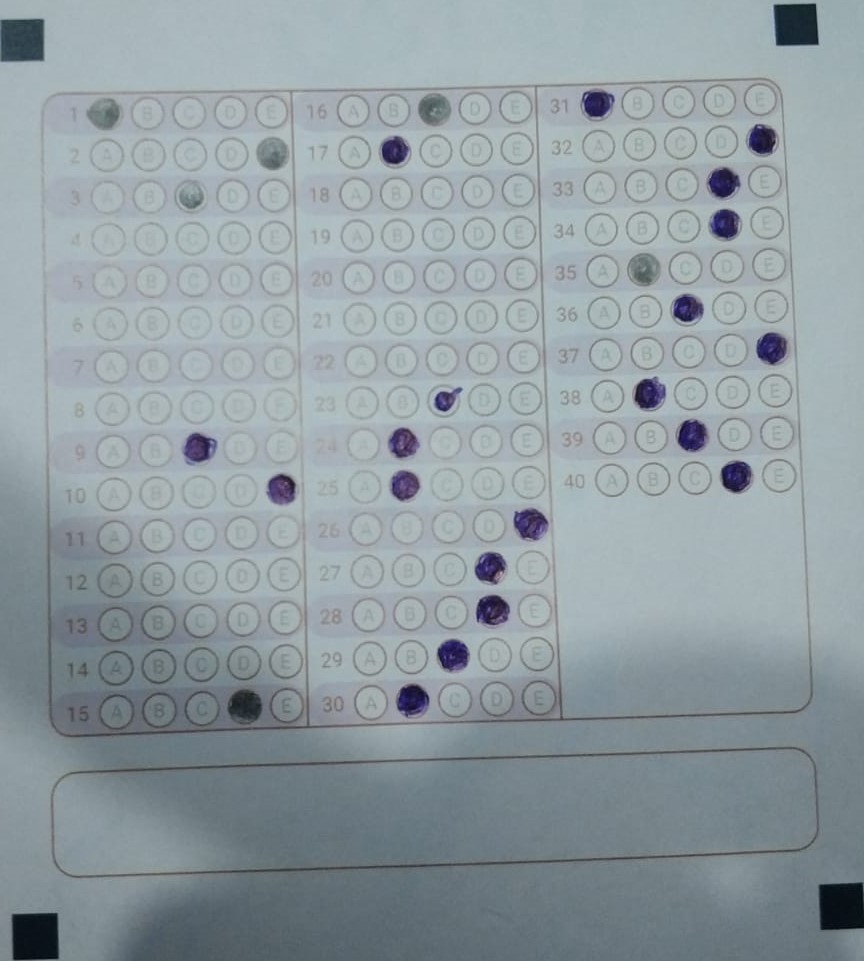
#> input picture v6-yeni kullanıcı/ornekler/4.jpg, 864 x 961 px, given in place of 4.jpeg, which was not available
$ python 'iş-teslim.py'
#> lines starting #> are read from the running program, lines starting #| are printed output that depends on the picture; after the words box and inside, x2 and y2 are one past the last pixel; in counts of white or black regions, pixels touching at a corner belong together; pictures that were not available may be replaced by others from this repository, and a replacement may not be noted
### v3/utils.py
# -*- coding: utf-8 -*-
"""
Created on Sun Jan 24 13:38:45 2021

@author: yazılım
"""


"""

utils

"""

import cv2

import numpy as np

## TO STACK ALL THE IMAGES IN ONE WINDOW
# [35 lines left out: function stackImages, not called in this run]

def reorder(myPoints):

    myPoints = myPoints.reshape((4, 2)) # REMOVE EXTRA BRACKET
    #print(myPoints)
    myPointsNew = np.zeros((4, 1, 2), np.int32) # NEW MATRIX WITH ARRANGED POINTS
    add = myPoints.sum(1)
    #print(add)
    #print(np.argmax(add))
    myPointsNew[0] = myPoints[np.argmin(add)]  #[0,0]
    myPointsNew[3] =myPoints[np.argmax(add)]   #[w,h]
    diff = np.diff(myPoints, axis=1)
    myPointsNew[1] =myPoints[np.argmin(diff)]  #[w,0]
    myPointsNew[2] = myPoints[np.argmax(diff)] #[h,0]
    #print(diff)

    return myPointsNew

def rectContour(contours):

    rectCon = []
    max_area = 0
    for i in contours:
        area = cv2.contourArea(i)
        #print(area)
        if area > 50:
            peri = cv2.arcLength(i, True)
            approx = cv2.approxPolyDP(i, 0.02 * peri, True)
            #print("koşeler:",len(approx))
            if len(approx) == 4:
                rectCon.append(i)
    #print(rectCon)
    rectCon = sorted(rectCon, key=cv2.contourArea,reverse=True)
    #print(len(rectCon))
    return rectCon

def getCornerPoints(cont):
    peri = cv2.arcLength(cont, True) # LENGTH OF CONTOUR
    approx = cv2.approxPolyDP(cont, 0.02 * peri, True) # APPROXIMATE THE POLY TO GET CORNER POINTS
    return approx

# [47 lines left out: functions splitBoxes, drawGrid, showAnswers, not called in this run]

### v3/iş-teslim.py
# -*- coding: utf-8 -*-
"""
Created on Wed Feb  3 13:17:12 2021

@author: yazılım
"""


"""

Batuhan ökmen bionluk iş teslim

"""


# -*- coding: utf-8 -*-
"""
Created on Thu Jan 28 15:54:59 2021

@author: yazılım
"""


"""

Hepsi


"""


import json
from imutils.perspective import four_point_transform
from imutils import contours
import numpy as np
import argparse
import imutils
import cv2
import utils


sozluk={"0":"a",
"1":"b",
"2":"c",
"3":"ç",
"4":"d",
"5":"e",
"6":"f",
"7":"g",
"8":"ğ",
"9":"h",
"10":"ı",
"11":"i",
"12":"j",
"13":"k",
"14":"l",
"15":"m",
"16":"n",
"17":"o",
"18":"ö",
"19":"p",
"20":"r",
"21":"s",
"22":"ş",
"23":"t",
"24":"u",
"25":"ü",
"26":"v",
"27":"y",
"28":"z"}


path = "Testler/4.jpeg"

heightImg = 700
widthImg  = 700
try:

    img= cv2.imread(path)
#> img is the input picture: shape (961, 864, 3); mean B, G, R 162, 156.7, 145.2

    #hazırlık ^^^^^^^^^^^^
    img= cv2.resize(img,(widthImg,heightImg))
#> img: shape (700, 700, 3)

    imgContours = img.copy()
    imgBiggestContours = img.copy()

    imgGray = cv2.cvtColor(img,cv2.COLOR_BGR2GRAY)
    imgBlur = cv2.GaussianBlur(imgGray,(5,5),1)
    imgCanny = cv2.Canny(imgBlur,10,50)
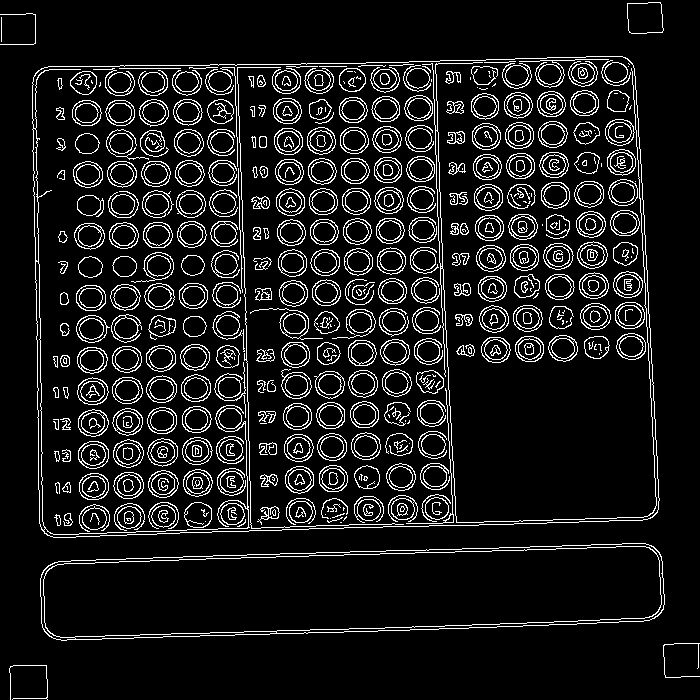
#> imgCanny: shape (700, 700); 9.9% white in thin lines or dots

    contours, hierarchy = cv2.findContours(imgCanny,cv2.RETR_EXTERNAL,cv2.CHAIN_APPROX_NONE)
#> contours = 7 contours, 4 with area under 20; largest, box (x1, y1, x2, y2) and area: (32, 56, 660, 538) 284822, (40, 543, 665, 641) 48893, (627, 2, 664, 34) 1020
    cv2.drawContours(imgContours,contours,-1,(0,255,0),10)
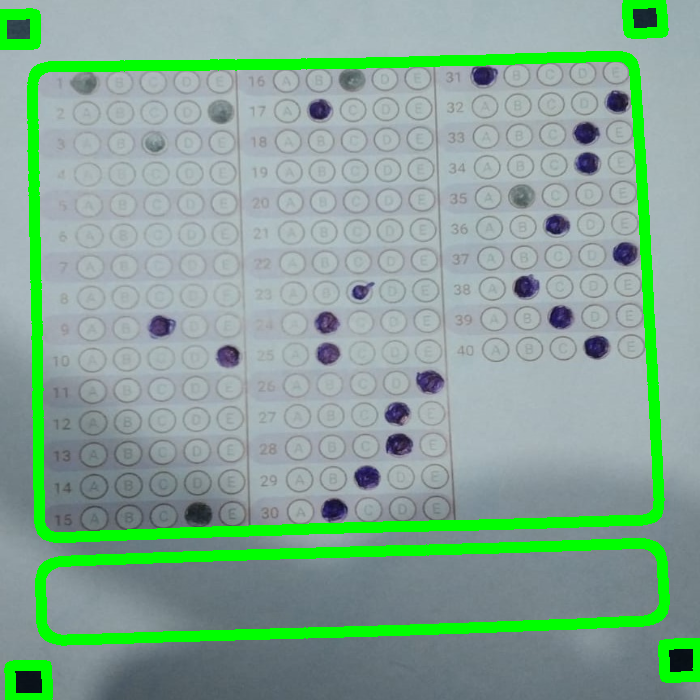
#> imgContours: shape (700, 700, 3); mean B, G, R 149.4, 167.1, 133.8
    rectCon= utils.rectContour(contours)
#> the loop in rectContour, `for i in contours:` made 7 passes
#> (area, peri, approx) on passes 3, 4, 7: (48893, 1392.1, [[662, 561], [58, 561], [41, 623], [643, 621]]), (284821.5, 2174.1, [[632, 63], [38, 70], [44, 533], [652, 517]]), (1020.5, 128.7, [[660, 2], [627, 3], [629, 32], [662, 32]])
#> after the loop in rectContour, `for i in contours:`: rectCon = 3 contours; box (x1, y1, x2, y2) and area: (32, 56, 660, 538) 284822, (40, 543, 665, 641) 48893, (627, 2, 664, 34) 1020

    #cv2.imshow("gosterme paper", imgContours)
    #cv2.waitKey(0)

    #ad-soyad kısmı
    biggestContour_1 = utils.getCornerPoints(rectCon[0])
#> in getCornerPoints, `peri = cv2.arcLength(cont, True)`: peri = 2174.1
#> in getCornerPoints, `approx = cv2.approxPolyDP(cont, 0.02 * peri, True)`: approx = [[632, 63], [38, 70], [44, 533], [652, 517]]
#> biggestContour_1 = [[632, 63], [38, 70], [44, 533], [652, 517]]
    #sosyal kısmı
    biggestContour_2 = utils.getCornerPoints(rectCon[1])
#> biggestContour_2 = [[662, 561], [58, 561], [41, 623], [643, 621]]
    #fen kısmı
    biggestContour_3=utils.getCornerPoints(rectCon[2])
#> biggestContour_3 = [[660, 2], [627, 3], [629, 32], [662, 32]]
    #matematik
    biggestContour_4=utils.getCornerPoints(rectCon[3])
    #Türkçe kısmı
    biggestContour_5=utils.getCornerPoints(rectCon[4])
    #Kurum kodu
    biggestContour_6=utils.getCornerPoints(rectCon[5])
    #Sınav Kodu
    biggestContour_7=utils.getCornerPoints(rectCon[6])
    #ögr no
    biggestContour_8=utils.getCornerPoints(rectCon[7])
    #gereksiz
    biggestContour_9=utils.getCornerPoints(rectCon[8])
    # [6 lines of commented-out code are left out]

    cv2.drawContours(imgBiggestContours,biggestContour_1,-1,(0,255,0),20)
    cv2.drawContours(imgBiggestContours,biggestContour_2,-1,(255,200,0),20)
    cv2.drawContours(imgBiggestContours,biggestContour_3,-1,(100,255,0),20)
    cv2.drawContours(imgBiggestContours,biggestContour_4,-1,(255,0,59),20)
    cv2.drawContours(imgBiggestContours,biggestContour_5,-1,(45,255,79),20)
    cv2.drawContours(imgBiggestContours,biggestContour_6,-1,(255,99,67),20)
    cv2.drawContours(imgBiggestContours,biggestContour_7,-1,(89,255,98),20)
    cv2.drawContours(imgBiggestContours,biggestContour_8,-1,(0,255,0),20)
    cv2.drawContours(imgBiggestContours,biggestContour_9,-1,(255,235,99),20)
    #cv2.drawContours(imgBiggestContours,biggestContour_10,-1,(0,255,0),20)


    #cv2.imshow("gosterme paper", imgBiggestContours)
    #cv2.waitKey(0)
except:

    imgBiggestContours = img.copy()

    biggestContour_1 = utils.getCornerPoints(rectCon[0])

    cv2.drawContours(imgBiggestContours,biggestContour_1,-1,(0,255,0),20)
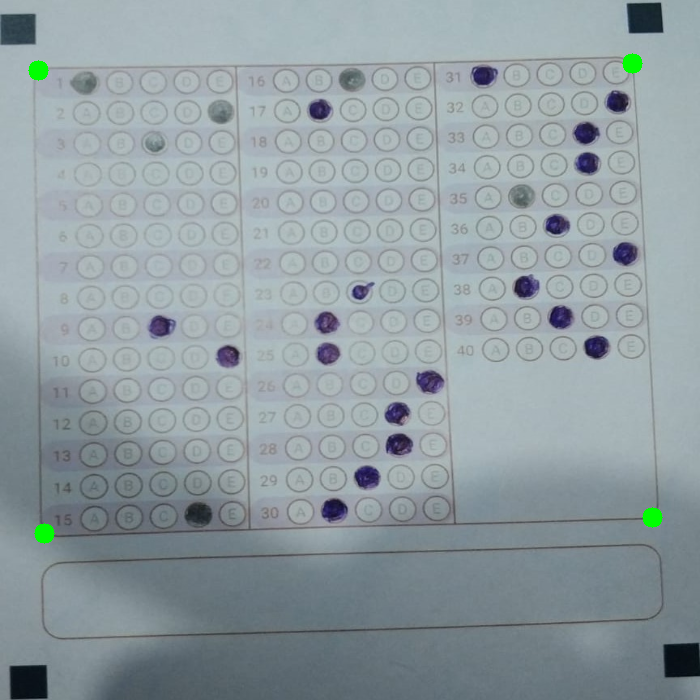
#> imgBiggestContours: shape (700, 700, 3); mean B, G, R 161.5, 156.8, 144.7

    biggestContour=utils.reorder(biggestContour_1)
#> in reorder, `myPoints = myPoints.reshape((4, 2))`: myPoints = [[632, 63], [38, 70], [44, 533], [652, 517]]
#> in reorder, `add = myPoints.sum(1)`: add = [695, 108, 577, 1169]
#> in reorder, `diff = np.diff(myPoints, axis=1)`: diff = [-569, 32, 489, -135]
#> biggestContour = [[38, 70], [632, 63], [44, 533], [652, 517]]


    #cv2.imshow("gosterme paper", imgBiggestContours)
    #cv2.waitKey(0)


    heightImg = 1080
    widthImg  = 720
    #imgBiggestContours = cv2.resize(imgBiggestContours, (heightImg, widthImg))


    pt1= np.float32(biggestContour)
#> pt1 = [[38, 70], [632, 63], [44, 533], [652, 517]]
    pt2 = np.float32([[0,0],[widthImg,0],[0,heightImg],[widthImg,heightImg]])
    matrix = cv2.getPerspectiveTransform(pt1,pt2)
#> matrix = [[1.19, -0.0155, -44.23], [0.0282, 2.39, -168.7], [-3.08e-05, 5.29e-05, 1]]
    imgWarpColored= cv2.warpPerspective(img,matrix,(widthImg,heightImg))

    #cv2.imshow("cropped", imgWarpColored)
    #cv2.waitKey(0)


    img= imgWarpColored

    #hazırlık ^^^^^^^^^^^^
    img= cv2.resize(img,(widthImg,heightImg))

    imgContours = img.copy()
    imgBiggestContours = img.copy()

    imgGray = cv2.cvtColor(img,cv2.COLOR_BGR2GRAY)
#> imgGray: shape (1080, 720)
    imgBlur = cv2.GaussianBlur(imgGray,(5,5),1)
#> imgBlur: shape (1080, 720)
    imgCanny = cv2.Canny(imgBlur,10,50)
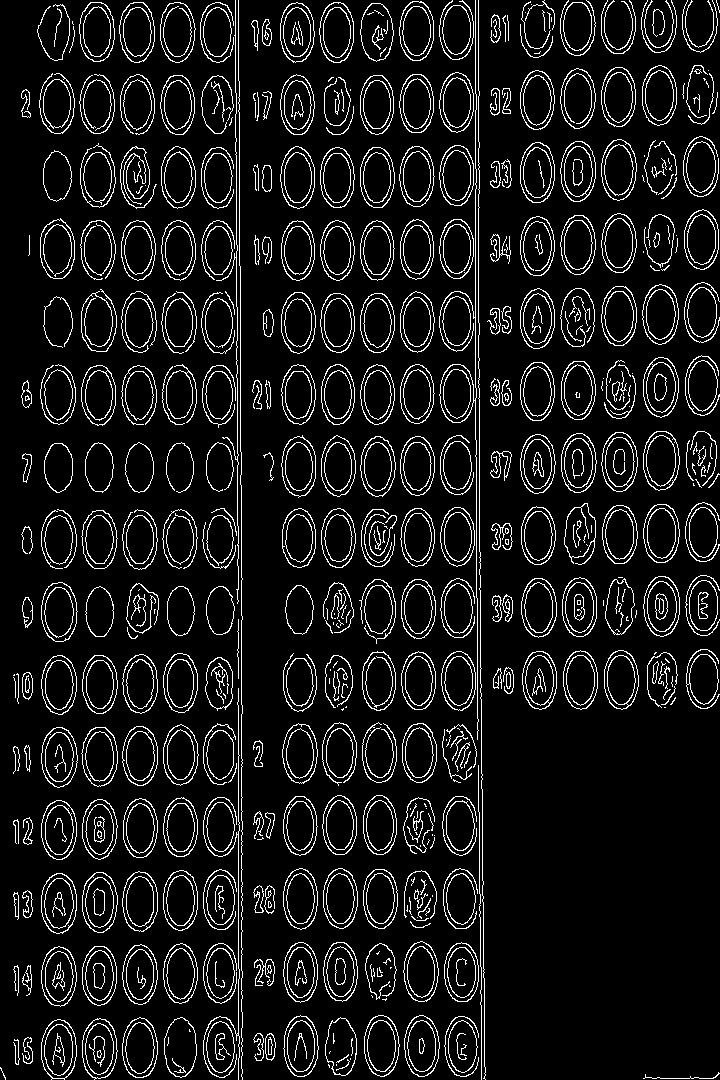
#> imgCanny: shape (1080, 720); 9.1% white in thin lines or dots

    contours, hierarchy = cv2.findContours(imgCanny,cv2.RETR_EXTERNAL,cv2.CHAIN_APPROX_NONE)
#> contours = 499 contours, 241 with area under 20; largest, box (x1, y1, x2, y2) and area: (643, 576, 680, 637) 1708, (643, 431, 680, 491) 1699, (41, 873, 77, 934) 1689, (642, 284, 679, 345) 1687, (41, 582, 78, 642) 1685
    cv2.drawContours(imgContours,contours,-1,(0,255,0),10)
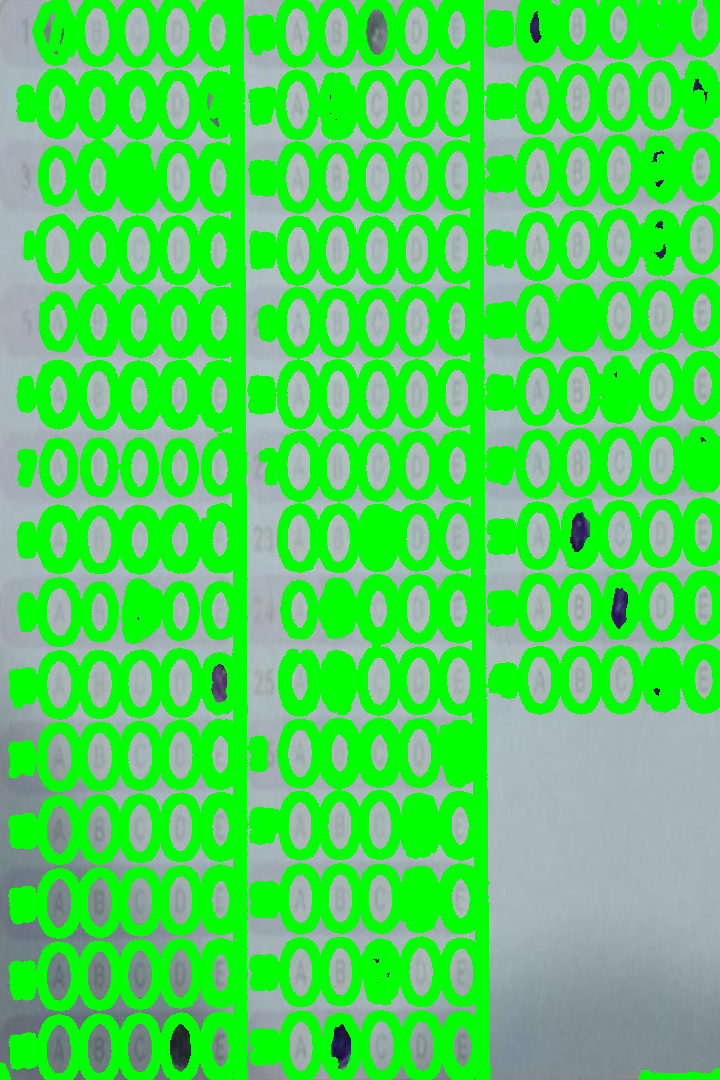
#> imgContours: shape (1080, 720, 3); mean B, G, R 86.3, 214.7, 78.3
    rectCon= utils.rectContour(contours)
#> the loop in rectContour (call 2), `for i in contours:` made 499 passes
#> (area, peri) on passes 7, 9, 10, 11, 12, 13, 14, 15: (217, 65.8), (1116, 134.6), (1157.5, 136.8), (1670, 164.7), (1667, 166.4), (1370.5, 160.5), (1506.5, 156.5), (1666, 161.9)
#> rectCon = []

    #cv2.imshow("gosterme paper", imgContours)
    #cv2.waitKey(0)

    #ad-soyad kısmı
#> (the run stopped early here; a loop or call above may not have finished)

$ run again, with v6-yeni kullanıcı/ornekler/1.jpg copied over v6-yeni kullanıcı/ornekler/4.jpg
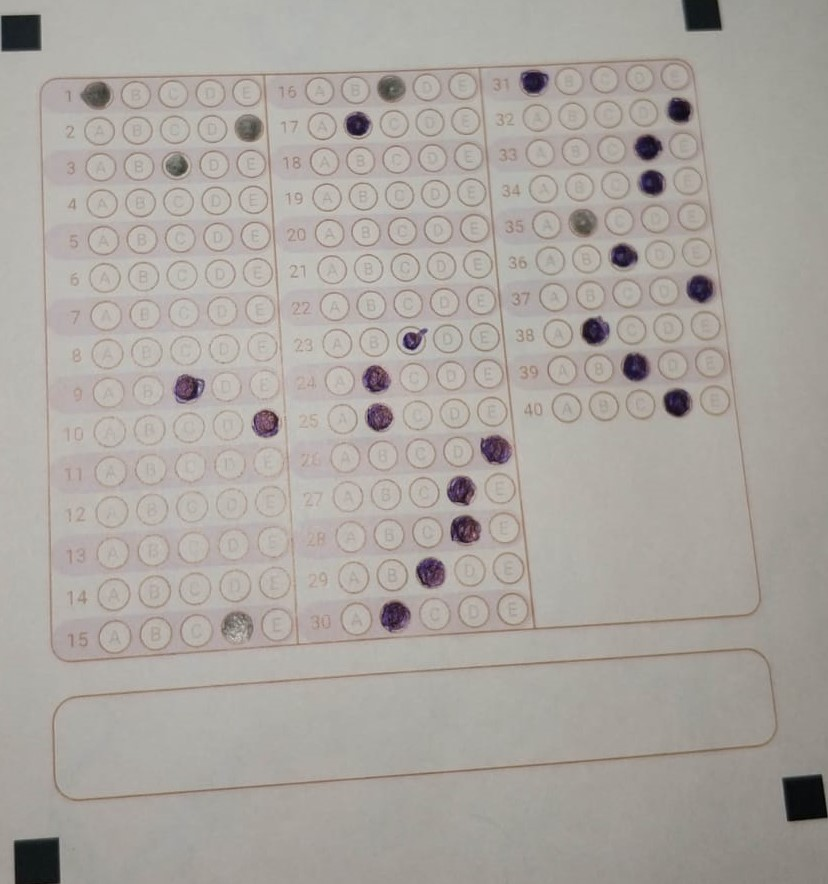
#> input picture v6-yeni kullanıcı/ornekler/1.jpg, 828 x 884 px, given in place of 4.jpeg, which was not available
#> img is the input picture: shape (884, 828, 3); mean B, G, R 159.9, 165.3, 170.5
#> img: shape (700, 700, 3)
#> `imgCanny = cv2.Canny(imgBlur,10,50)`:
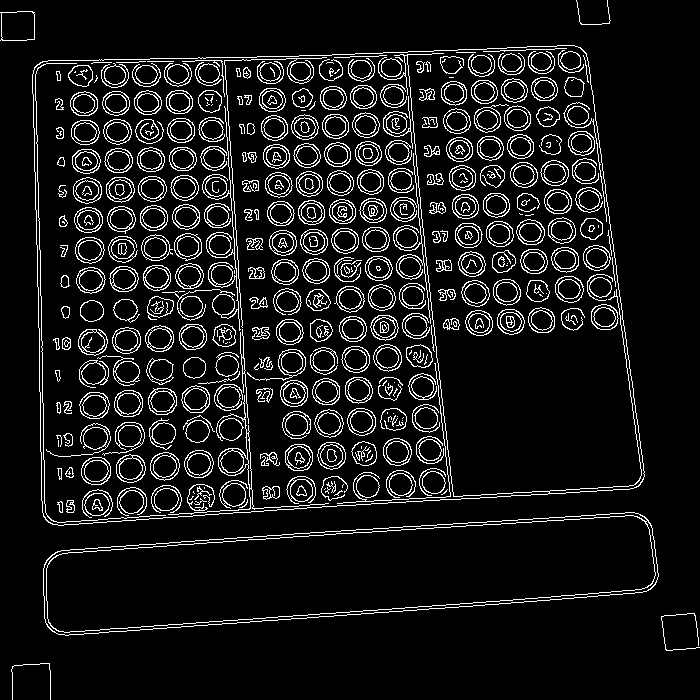
#> imgCanny: shape (700, 700); 9.2% white in thin lines or dots
#> `contours, hierarchy = cv2.findContours(imgCanny,cv2.RETR_EXTERNAL,cv2...`: contours = 6 contours, 3 with area under 20; largest, box (x1, y1, x2, y2) and area: (32, 45, 645, 526) 262110, (43, 512, 659, 636) 50818, (0, 11, 35, 41) 930
#> the loop in rectContour, `for i in contours:` made 6 passes
#> (area, peri, approx) on passes 3 to 5: (50818, 1396.3, [[658, 573], [634, 512], [70, 549], [44, 618]]), (262110, 2097.9, [[586, 53], [37, 64], [45, 519], [638, 486]]), (930.5, 127.6, [[34, 12], [0, 12], [0, 40], [34, 39]])
#> after the loop in rectContour, `for i in contours:`: rectCon = 3 contours; box (x1, y1, x2, y2) and area: (32, 45, 645, 526) 262110, (43, 512, 659, 636) 50818, (0, 11, 35, 41) 930
#> in getCornerPoints, `peri = cv2.arcLength(cont, True)`: peri = 2097.9
#> in getCornerPoints, `approx = cv2.approxPolyDP(cont, 0.02 * peri, True)`: approx = [[586, 53], [37, 64], [45, 519], [638, 486]]
#> biggestContour_2 = [[658, 573], [634, 512], [70, 549], [44, 618]]
#> biggestContour_3 = [[34, 12], [0, 12], [0, 40], [34, 39]]
#> imgBiggestContours: shape (700, 700, 3); mean B, G, R 159.4, 165.4, 170
#> myPoints = [[586, 53], [37, 64], [45, 519], [638, 486]]
#> add = [639, 101, 564, 1124]
#> diff = [-533, 27, 474, -152]
#> biggestContour = [[37, 64], [586, 53], [45, 519], [638, 486]]
#> matrix = [[1.27, -0.0223, -45.43], [0.0521, 2.6, -168.2], [-7.51e-05, 0.000189, 1]]
#> `contours, hierarchy = cv2.findContours(imgCanny,cv2.RETR_EXTERNAL,cv2...`: contours = 528 contours, 283 with area under 20; largest, box (x1, y1, x2, y2) and area: (200, 0, 245, 1080) 1941, (642, 573, 679, 635) 1730, (640, 281, 677, 344) 1729, (600, 284, 636, 346) 1695, (641, 355, 677, 416) 1694
#> `cv2.drawContours(imgContours,contours,-1,(0,255,0),10)`:
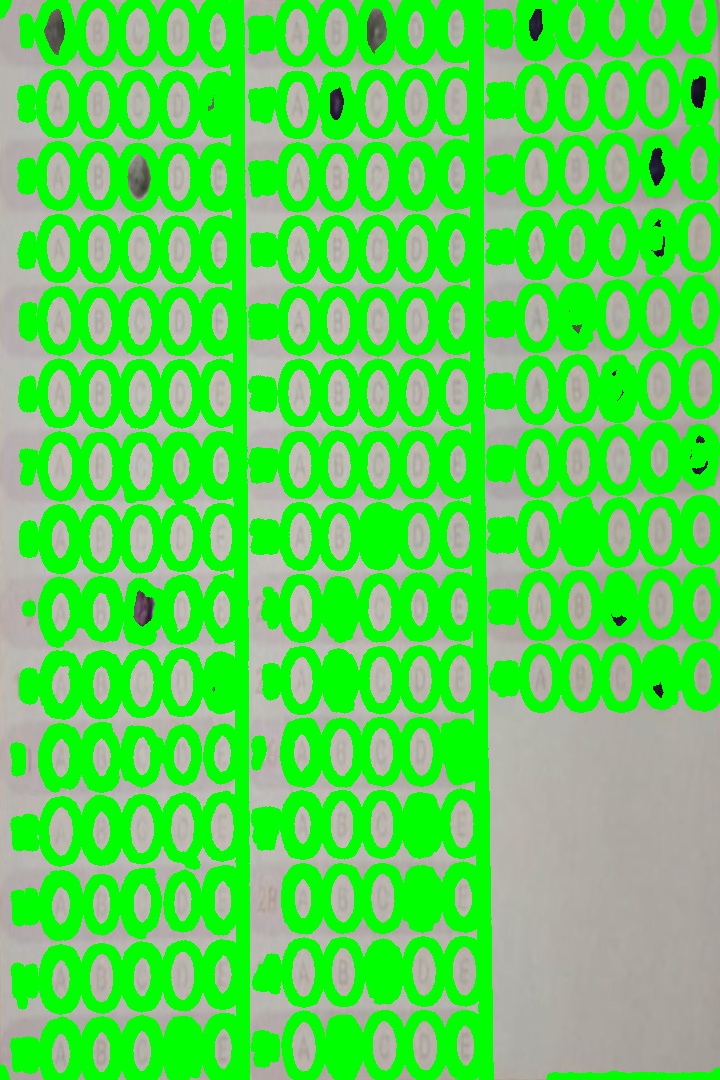
#> imgContours: shape (1080, 720, 3); mean B, G, R 81.7, 216.3, 86.8
#> the loop in rectContour (call 2), `for i in contours:` made 528 passes
#> (area, peri) on passes 27, 29, 30, 32, 35, 38, 39, 40: (1159, 140.2), (1152.5, 136), (1142.5, 136), (1177, 432.7), (1158, 136.6), (1689, 162.7), (1684, 165.1), (1665, 165.5)
#> `rectCon= utils.rectContour(contours)`: rectCon = []
